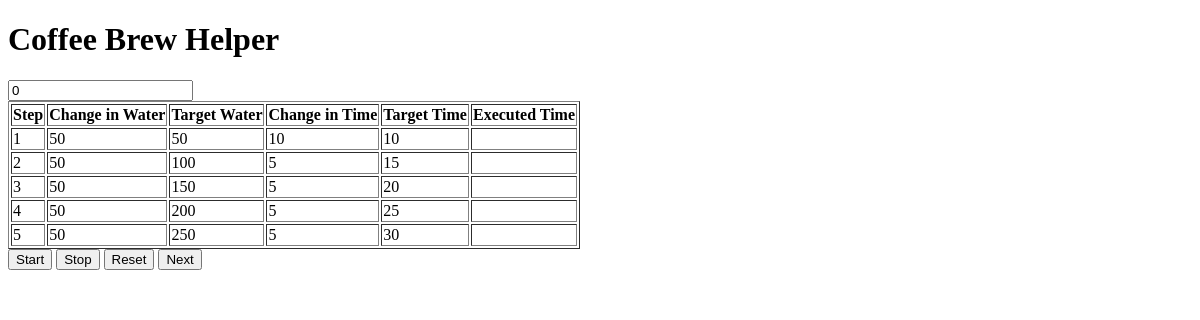
Before: / with the older database file.
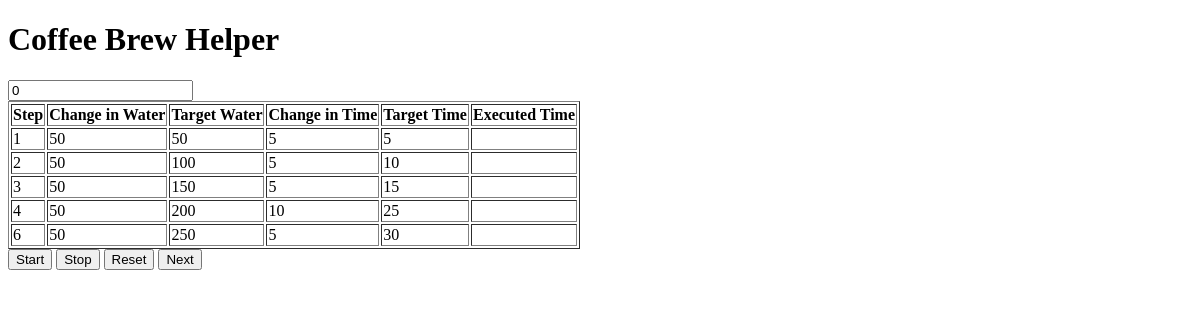
After: the same page with the newer database file.
### brewhelper/models.py (models this page shows, shortened)
class brewstep(models.Model):
    step_id = models.PositiveIntegerField()
    change_in_water = models.IntegerField()
    change_in_time = models.IntegerField()
    class Meta:
        ordering = ['step_id']  # Choose a field for default ordering

### brewhelper/views.py (the view)
# urls.py: path('', views.home, name='home')
def home(request):
    steps = brewstep.objects.all()
    target_total_water = 0
    target_total_time = 0
    for step in steps:
        target_total_water += step.change_in_water
        target_total_time += step.change_in_time
        step.target_total_time = target_total_time
        step.target_total_water = target_total_water
    return render(request, 'home.html', {'steps': steps})

### brewhelper/templates/home.html (shortened to what this page needs)
<!DOCTYPE html>
<html lang="en">
<head>
</head>
<body>
    <h1>Coffee Brew Helper</h1>
    <input type="text" id="elapsed-time" readonly value="0">
    <table border="1" id="brewing-steps">
        <thead>
            <tr>
                <th>Step</th>
                <th>Change in Water</th>
                <th>Target Water</th>
                <th>Change in Time</th>
                <th>Target Time</th>
                <th>Executed Time</th>
            </tr>
        </thead>
        <tbody>
            {% for step in steps %}
            <tr>
                <td>{{ step.step_id }}</td>
                <td>{{ step.change_in_water }}</td>
                <td>{{ step.target_total_water }}</td>
                <td>{{ step.change_in_time }}</td>
                <td>{{ step.target_total_time }}</td>
                <td id="executed-time-{{ step.step_id }}"></td>
            </tr>
            {% endfor %}
        </tbody>
    </table>
    <button onclick="startTimer()">Start</button>
    <button onclick="stopTimer()">Stop</button>
    <button onclick="resetTimer()">Reset</button>
    <button onclick="onNextClicked()">Next</button>
</body>
</html>

Changed rows visible on the page:
changed brewstep (number 1 of 5 on the later page): step_id "3" → "1"; target_total_water "150" → "50"; target_total_time "20" → "5"; moves up the list
changed brewstep (number 2 of 5 on the later page): step_id "5" → "2"; target_total_water "250" → "100"; target_total_time "30" → "10"; moves up the list
changed brewstep (number 3 of 5 on the later page): step_id "2" → "3"; target_total_water "100" → "150"; moves down the list
changed brewstep (number 4 of 5 on the later page): step_id "1" → "4"; target_total_water "50" → "200"; target_total_time "10" → "25"
changed brewstep (number 5 of 5 on the later page): step_id "4" → "6"; target_total_water "200" → "250"; target_total_time "25" → "30"
